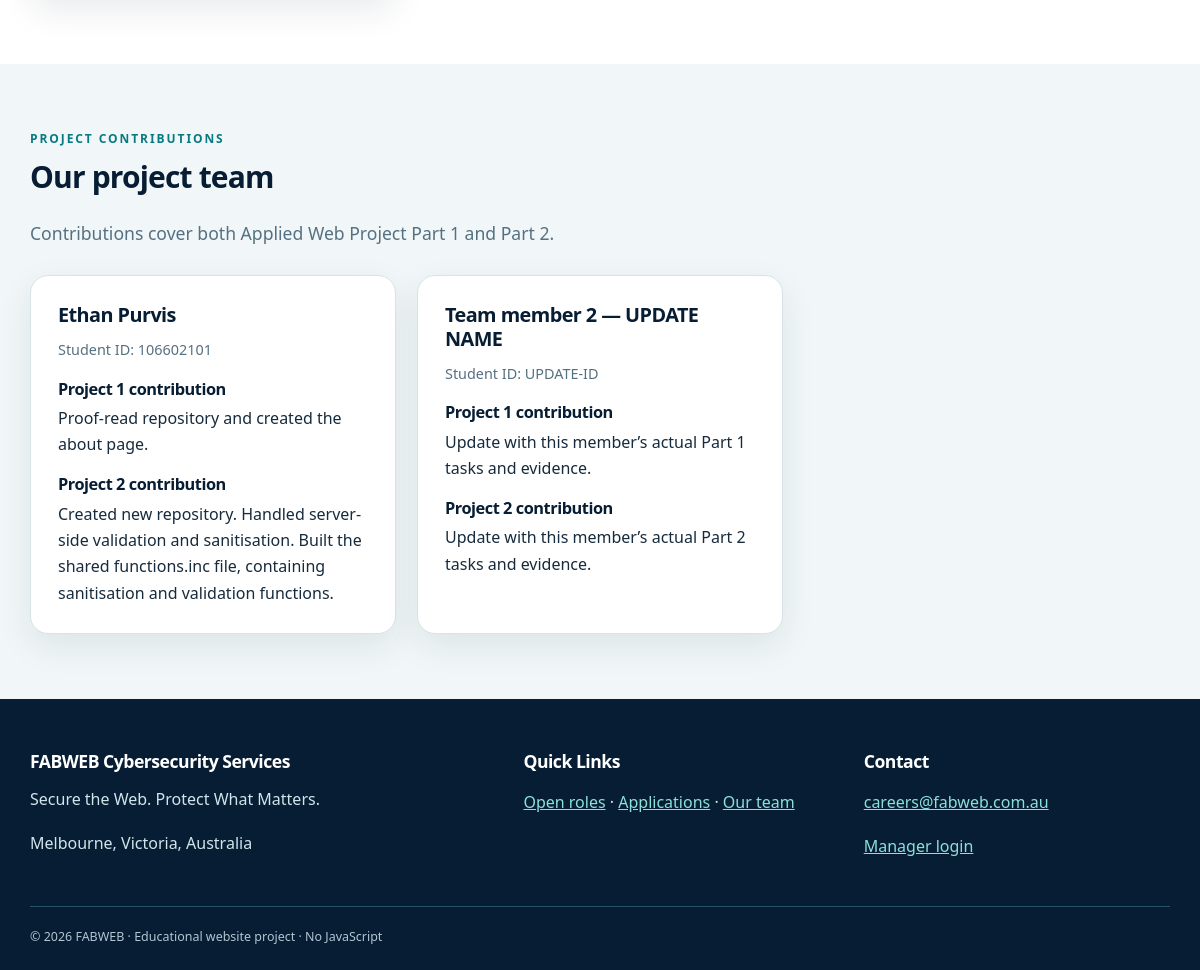
The page /about.php (lower part) on the database as committed earlier.
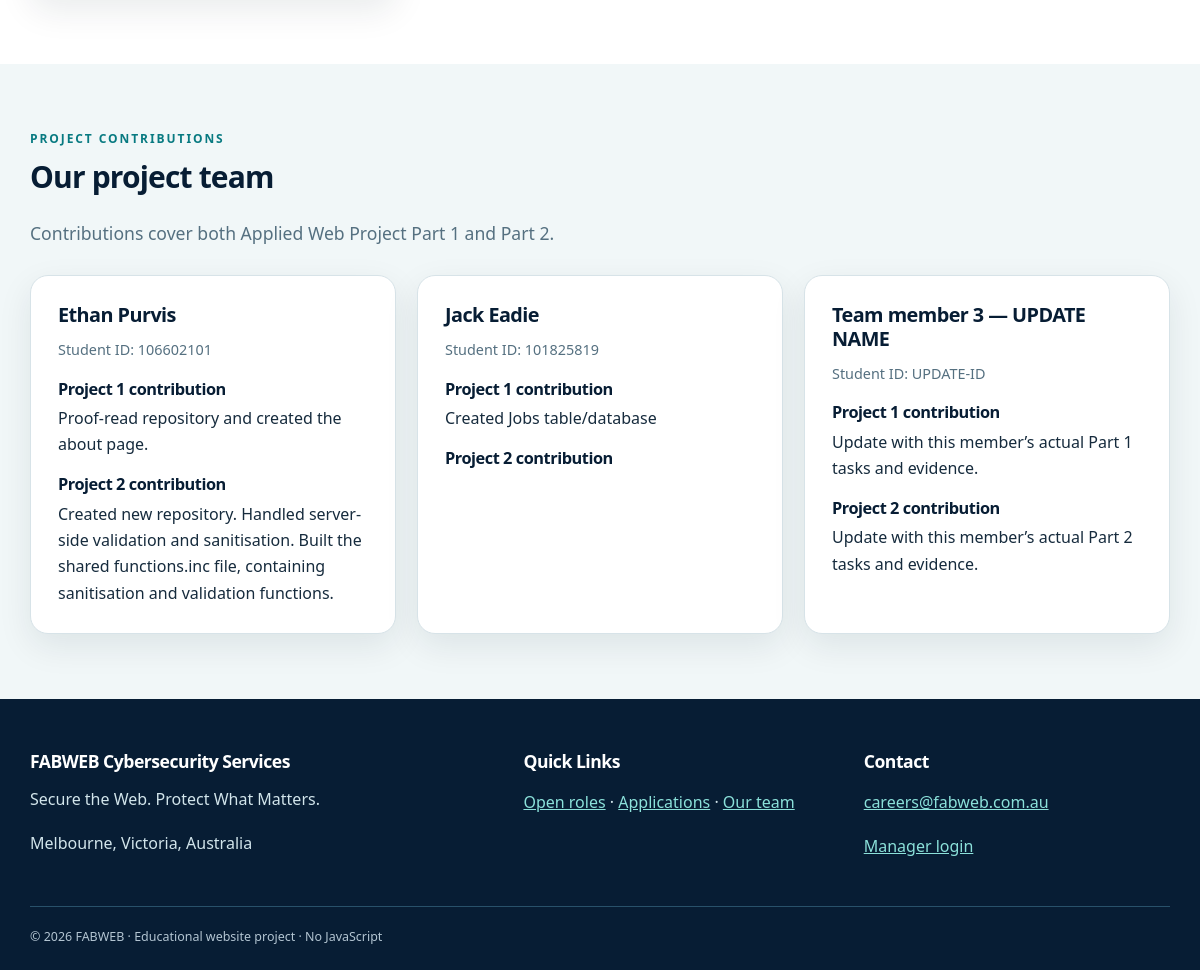
The same page on the database as committed later.
### tables this page shows
CREATE TABLE IF NOT EXISTS `team_members` (
  `id` INT UNSIGNED NOT NULL AUTO_INCREMENT PRIMARY KEY,
  `member_name` VARCHAR(120) NOT NULL,
  `student_id` VARCHAR(30) NOT NULL,
  `part1_contribution` TEXT NOT NULL,
  `part2_contribution` TEXT NOT NULL,
  `display_order` INT NOT NULL DEFAULT 0
);

### includes/db.inc (called while the page is built, shortened)
<?php
require_once __DIR__ . '/../settings.php';
require_once __DIR__ . '/functions.inc';
function db(): mysqli
{
    static $connection = null;
    if ($connection instanceof mysqli) {
        return $connection;
    }
    global $host, $user, $pwd, $sql_db;
    try {
        $connection = new mysqli($host, $user, $pwd, $sql_db);
        $connection->set_charset('utf8mb4');
        return $connection;
    } catch (mysqli_sql_exception $e) {
        error_log('FABWEB database error: ' . $e->getMessage());
        http_response_code(503);
        exit('Database unavailable. Import fabweb_db.sql using phpMyAdmin and check settings.php.');
    }
}

### includes/functions.inc (called while the page is built, shortened)
<?php
function h(?string $value): string
{
    return htmlspecialchars((string) $value, ENT_QUOTES | ENT_SUBSTITUTE, 'UTF-8');
}

### about.php (the view, shortened to what this page needs)
<?php
require_once __DIR__ . '/includes/db.inc';
$members = db()->query('SELECT member_name, student_id, part1_contribution, part2_contribution FROM team_members ORDER BY display_order, id')->fetch_all(MYSQLI_ASSOC);
require __DIR__ . '/includes/header.inc';
?>
<main id="main-content">
    <section class="section">
    </section>
    <section class="section alt">
        <div class="container">
            <p class="eyebrow dark">Project contributions</p>
            <h2>Our project team</h2>
            <p class="section-intro">Contributions cover both Applied Web Project Part 1 and Part 2.</p>
            <div class="cards"><?php foreach ($members as $member): ?><article class="card member">
                        <h3><?= h($member['member_name']) ?></h3>
                        <p class="muted">Student ID: <?= h($member['student_id']) ?></p>
                        <h4>Project 1 contribution</h4>
                        <p><?= nl2br(h($member['part1_contribution'])) ?></p>
                        <h4>Project 2 contribution</h4>
                        <p><?= nl2br(h($member['part2_contribution'])) ?></p>
                    </article><?php endforeach; ?></div>
        </div>
    </section>
</main>
<?php require __DIR__ . '/includes/footer.inc'; ?>

### includes/header.inc (shortened to what this page needs)
<?php
require_once __DIR__ . '/functions.inc';
?><!DOCTYPE html>
<html lang="en">
<head>
  <link rel="stylesheet" href="styles/styles.css">
</head>
<body>

### includes/footer.inc
<footer class="site-footer">
    <div class="container footer-grid">
        <div>
            <h2>FABWEB Cybersecurity Services</h2>
            <p>Secure the Web. Protect What Matters.</p>
            <p>Melbourne, Victoria, Australia</p>
        </div>
        <div>
            <h3>Quick Links</h3>
            <p><a href="jobs.php">Open roles</a> · <a href="apply.php">Applications</a> · <a href="about.php">Our
                    team</a></p>
        </div>
        <div>
            <h3>Contact</h3>
            <p><a href="mailto:careers@fabweb.com.au">careers@fabweb.com.au</a></p>
            <p><a href="login.php">Manager login</a></p>
        </div>
    </div>
    <div class="container fineprint">&copy;
        <?= date('Y') ?> FABWEB · Educational website project · No JavaScript
    </div>
</footer>
</body>
</html>

### styles/styles.css (style rules this page uses)
:root { --ink: #162b3d; --muted: #557080; --blue: #062f4d; --deep: #071d34; --teal: #0f8992; --sky: #40e2d1; --surface: #fff; --soft: #f1f7f8; --line: #d7e3e8; --red: #b33236; --radius: 18px; --shadow: 0 12px 34px rgba(7, 29, 52, .085) }
* { box-sizing: border-box }
html { scroll-behavior: auto }
body { margin: 0; color: var(--ink); background: #fff; font: 16px/1.64 system-ui, -apple-system, "Segoe UI", Arial, sans-serif }
a { color: #067582 }
h1, h2, h3, h4 { font-family: system-ui, -apple-system, "Segoe UI", Arial, sans-serif; line-height: 1.18; letter-spacing: -.028em; margin-top: 0; color: var(--deep) }
h2 { font-size: clamp(1.7rem, 2.5vw, 2.3rem) }
h3 { font-size: 1.24rem }
h4 { font-size: 1.02rem; margin-bottom: .2rem }
p { margin: .4rem 0 1.1rem }
.container { width: min(1140px, calc(100% - 40px)); margin-inline: auto }
.eyebrow { font-size: .75rem; font-weight: 850; letter-spacing: .16em; text-transform: uppercase; color: var(--sky); margin: 0 0 .65rem }
.eyebrow.dark { color: #087a81 }
.section { padding: 65px 0 }
.section.alt { background: var(--soft) }
.section-intro { max-width: 740px; color: var(--muted); font-size: 1.1rem; margin-bottom: 27px }
.cards { display: grid; grid-template-columns: repeat(3, minmax(0, 1fr)); gap: 21px; margin-top: 25px }
.card { background: white; border: 1px solid var(--line); border-radius: var(--radius); padding: 27px; box-shadow: var(--shadow); min-width: 0 }
.card p:last-child { margin-bottom: 0 }
.site-footer { background: #071d34; color: #d2e5eb; padding: 52px 0 23px }
.site-footer h2, .site-footer h3 { color: #fff; font-size: 1.1rem }
.site-footer a { color: #8be1da }
.footer-grid { display: grid; grid-template-columns: 1.5fr 1fr 1fr; gap: 34px }
.fineprint { border-top: 1px solid #28516a; margin-top: 29px; padding-top: 20px; font-size: .78rem; color: #b3c5d2 }
.muted { color: var(--muted); font-size: .9rem }
.member h4 { margin-top: 16px }
.member .muted { margin-top: -.5rem }

Rows that differ between the two databases and show on the page:
removed team_members: member_name "Team member 2 — UPDATE NAME", student "UPDATE-ID", part1_contribution "Update with this member’s actual Part 1 tasks and evidence.", part2_contribution "Update with this member’s actual Part 2 tasks and evidence."
added team_members: member_name "Jack Eadie", student "101825819", part1_contribution "Created Jobs table/database"
added team_members: member_name "Team member 3 — UPDATE NAME", student "UPDATE-ID", part1_contribution "Update with this member’s actual Part 1 tasks and evidence.", part2_contribution "Update with this member’s actual Part 2 tasks and evidence."
